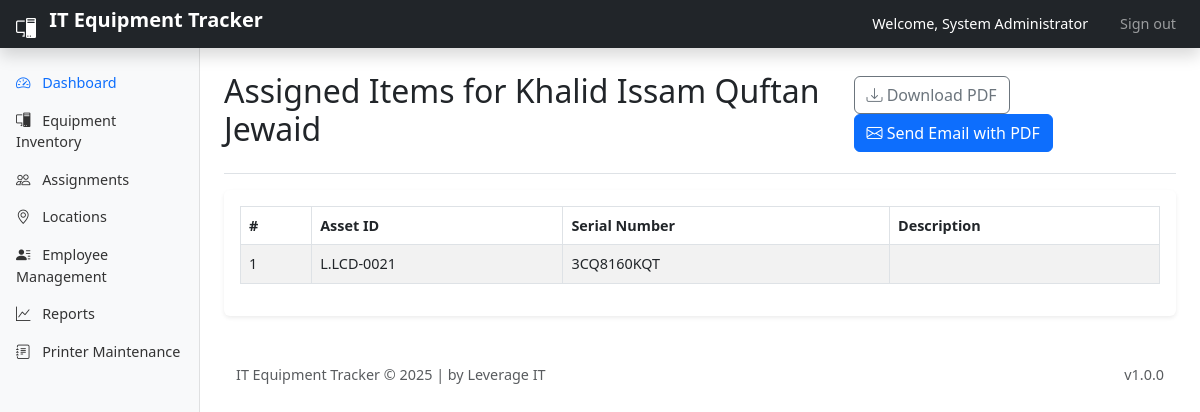
The app's page /employee_items.php?id=1 (signed in) with its own data.
### tables this page shows
CREATE TABLE IF NOT EXISTS `employee` (
  `id` int(10) UNSIGNED NOT NULL AUTO_INCREMENT,
  `employee_id` varchar(45) NOT NULL DEFAULT '',
  `employee_title` varchar(45) NOT NULL DEFAULT '',
  `employee_name` varchar(150) NOT NULL DEFAULT '',
  `designation` varchar(45) NOT NULL DEFAULT '',
  `email` varchar(150) DEFAULT NULL,
  `working_location` varchar(45) NOT NULL DEFAULT '',
  `employment_status` tinyint(2) UNSIGNED NOT NULL DEFAULT '0',
  `resigned_date` date NOT NULL DEFAULT '0000-00-00',
  `resigned_type` varchar(45) NOT NULL DEFAULT '',
  PRIMARY KEY (`id`)
);

CREATE TABLE IF NOT EXISTS `items` (
  `item_id` int(11) NOT NULL,
  `asset_id` varchar(20) NOT NULL DEFAULT '',
  `name` varchar(200) NOT NULL DEFAULT '',
  `serial_number` varchar(100) DEFAULT NULL,
  `model` varchar(100) DEFAULT NULL,
  `category_id` int(11) NOT NULL,
  `sub_category_id` int(11) DEFAULT NULL,
  `supplier_id` int(11) NOT NULL,
  `location_id` int(10) UNSIGNED NOT NULL DEFAULT '1',
  `purchase_date` date NOT NULL DEFAULT '0000-00-00',
  `purchase_cost` varchar(50) DEFAULT NULL,
  `warranty_months` int(11) DEFAULT NULL,
  `warranty_end` date DEFAULT NULL,
  `notes` text,
  `created_at` timestamp NOT NULL DEFAULT '0000-00-00 00:00:00',
  `updated_at` timestamp NULL DEFAULT NULL ON UPDATE CURRENT_TIMESTAMP,
  `status` varchar(50) NOT NULL DEFAULT '',
  `is_assigned` tinyint(2) UNSIGNED NOT NULL DEFAULT '0',
  PRIMARY KEY (`item_id`),
  UNIQUE KEY `asset_id` (`asset_id`),
  KEY `category_id` (`category_id`),
  KEY `sub_category_id` (`sub_category_id`),
  KEY `supplier_id` (`supplier_id`),
  KEY `location_id` (`location_id`)
);

### employee_items.php (the view, shortened to what this page needs)
<?php
require_once __DIR__ . '/includes/auth.php';
$employee_id = isset($_GET['id']) ? (int)$_GET['id'] : 0;
$employee = null;
$result = $conn->query("SELECT * FROM employee WHERE id = $employee_id");
if ($result && $result->num_rows > 0) {
    $employee = $result->fetch_assoc();
} else {
    $_SESSION['message'] = "Employee not found.";
    header("Location: employees.php");
    exit();
}
$assigned_items = [];
$sql = "SELECT i.asset_id, i.name, i.serial_number
        FROM assignments a
        INNER JOIN items i ON a.item_id = i.item_id
        WHERE a.user_id = $employee_id AND a.return_date IS NULL";
$result = $conn->query($sql);
if ($result) {
    while ($row = $result->fetch_assoc()) {
        $assigned_items[] = $row;
    }
}
?>
<!DOCTYPE html>
<html lang="en">
<head>
    <?php include __DIR__ . '/includes/header_scripts.php'; ?>
</head>
<body>
<?php include __DIR__ . '/includes/header.php'; ?>
    <div class="container-fluid flex-grow-1">
        <div class="row">
            <?php include __DIR__ . '/includes/sidebar.php'; ?>
            <main class="col-md-9 ms-sm-auto col-lg-10 px-md-4 py-4">
                <div class="d-flex justify-content-between align-items-center border-bottom pb-3 mb-3">
                    <h2>Assigned Items for <?php echo htmlspecialchars($employee['employee_name']); ?></h2>
                    <div>
                        <a href="generate_employee_pdf.php?id=<?php echo $employee_id; ?>" class="btn btn-outline-secondary" target="_blank">
                            <i class="bi bi-download"></i> Download PDF
                        </a>
                        <button class="btn btn-primary" onclick="confirmEmailSend(<?php echo $employee_id; ?>)">
                            <i class="bi bi-envelope"></i> Send Email with PDF
                        </button>
                    </div>
                </div>
                <div class="card">
                    <div class="card-body">
                        <?php if (empty($assigned_items)): ?>
                            <div class="alert alert-warning">No items currently assigned to this employee.</div>
                        <?php else: ?>
                            <table class="table table-bordered table-striped">
                                <thead>
                                    <tr>
                                        <th>#</th>
                                        <th>Asset ID</th>
                                        <th>Serial Number</th>
                                        <th>Description</th>
                                    </tr>
                                </thead>
                                <tbody>
                                    <?php foreach ($assigned_items as $index => $item): ?>
                                        <tr>
                                            <td><?php echo $index + 1; ?></td>
                                            <td><?php echo htmlspecialchars($item['asset_id']); ?></td>
                                            <td><?php echo strtoupper(htmlspecialchars($item['serial_number'])); ?></td>
                                            <td><?php echo htmlspecialchars($item['name']); ?></td>
                                        </tr>
                                    <?php endforeach; ?>
                                </tbody>
                            </table>
                        <?php endif; ?>
                    </div>
                </div>
            </main>
        </div>
    </div>
<?php include __DIR__ . '/includes/footer.php'; ?>
</body>
</html>

### assets/css/style.css (style rules this page uses)
body { font-size: 0.9rem; }
main { padding-top: 1.5rem; }
.card { border: none; box-shadow: 0 0.125rem 0.25rem rgba(0, 0, 0, 0.075); }

### records on screen
employee: employee_name "Khalid Issam Quftan Jewaid"
items: asset "L.LCD-0021", serial_number "3CQ8160KQT"

### other values on screen
$_SESSION['full_name'] "System Administrator"
